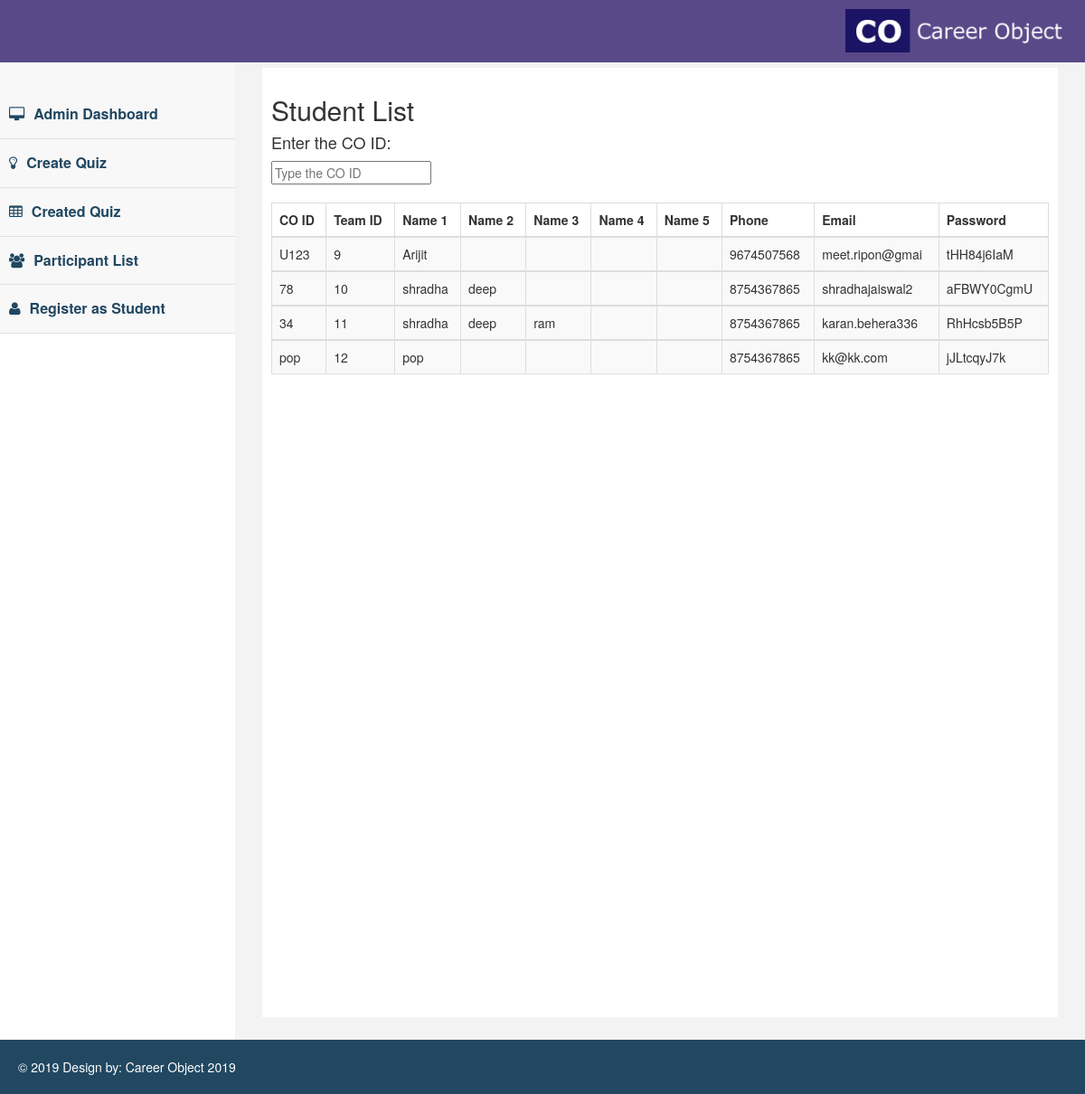
The app's page /student_list.php with its own data.
### tables this page shows
CREATE TABLE `team_data` (
  `team_id` int(11) NOT NULL,
  `trix_id` varchar(30) NOT NULL,
  `team_name` varchar(20) NOT NULL,
  `name_1` varchar(30) NOT NULL,
  `name_2` varchar(30) NOT NULL,
  `name_3` varchar(30) NOT NULL,
  `name_4` varchar(30) NOT NULL,
  `name_5` varchar(30) NOT NULL,
  `email` varchar(15) NOT NULL,
  `phone` varchar(15) NOT NULL,
  `password` varchar(20) NOT NULL
);

### student_list.php (the view, shortened to what this page needs)
<?php
include('header.php');
?>
<body>
        <div id="page-wrapper" >
          <div id="page-inner">
                <div class="row">
                    <div class="col-md-12">
                        <h2>Student List</h2>
                        <h4>Enter the CO ID:</h4>
                        <input type="text" id="myInput" onkeyup="myFunction()" placeholder="Type the CO ID" title="Type in a name">
                       <br><br>
                       <table class="table table-striped table-bordered table-hover" id="myTable">
                            <thead>
                                <tr>
                                    <th>CO ID</th>
                                    <th>Team ID</th>
                                    <th>Name 1</th>
                                    <th>Name 2</th>
                                  	<th>Name 3</th>
                                  	<th>Name 4</th>
                                  	<th>Name 5</th>
                                  	<th>Phone</th>
                                  	<th>Email</th>
                                    <th>Password</th>
                                </tr>
                            </thead>
                          <?php
                              $sql="select * from team_data";
                              foreach ($GLOBALS['db']->query($sql) as $row)
                              {
                          ?>
                            <tbody>
                                <tr>
                                    <td><?php echo $row['trix_id'];?></td>
                                    <td><?php echo $row['team_id'];?></td>
                                    <td><?php echo $row['name_1'];?></td>
                                    <td><?php echo $row['name_2'];?></td>
                                    <td><?php echo $row['name_3'];?></td>
                                    <td><?php echo $row['name_4'];?></td>
                                    <td><?php echo $row['name_5'];?></td>
                                    <td><?php echo $row['phone'];?></td>
                                    <td><?php echo $row['email'];?></td>
                                    <td><?php echo $row['password'];?></td>
                                </tr>
                            </tbody>
                           <?php }?>
                        </table>
                    </div>
                   </div>
              </div>
</body>
<?php include('footer.php');?>

### links.php (shortened to what this page needs)
<!DOCTYPE html>
<html xmlns="http://www.w3.org/1999/xhtml">
<head>
    <link href="assets/css/bootstrap.css" rel="stylesheet" />
    <link href="assets/css/font-awesome.css" rel="stylesheet" />
    <link href="assets/css/custom.css" rel="stylesheet" />
    <link rel="stylesheet" href="https://maxcdn.bootstrapcdn.com/bootstrap/3.3.7/css/bootstrap.min.css">

### header.php
<?php include('links.php');?>
</head>
    <div id="wrapper">
         <div class="navbar navbar-fixed-top" style="background-color: #594988;">
            <div class="adjust-nav">
                <span class="logout-spn" >
                  <a href="#" style="color:#fff;">
					<img src="assets/img/cologo.png" style="max-width: 240px;">
				  </a>
                </span>
            </div>
        </div>
        <nav class="navbar-default navbar-side" role="navigation">
            <div class="sidebar-collapse">
                <ul class="nav" id="main-menu">
                    <li><a href="index.php" ><i class="fa fa-desktop "></i>Admin Dashboard</a></li>
                    <li><a href="create_quiz.php"><i class="fa fa-lightbulb-o  "></i>Create Quiz</a></li>
                    <li><a href="quiz_list.php"><i class="fa fa-table  "></i>Created Quiz</a></li>
                    <li><a href="student_list.php"><i class="fa fa-users"></i>Participant List</a></li>
                    <li><a href="insert_student_list.php"><i class="fa fa-user"></i>Register as Student</a></li>
                </ul>
            </div>
        </nav>

### footer.php
<?php include('links.php');?>
</div>
<div class="footer">
      <div class="row">
      <div class="col-lg-12" >
             &copy;  2019 Design by: <a href="#" style="color:#fff;" target="_blank">Career Object 2019</a>
                </div>
            </div>
        </div>

### assets/css/custom.css (style rules this page uses)
body { font-family: 'Open Sans', sans-serif; line-height:30px; }
#wrapper { width: 100%; margin-top:50px; }
#page-wrapper { padding: 15px 15px; min-height: 600px; background:#F3F3F3; }
#page-inner { width:100%; margin:10px 20px 10px 0px; background-color:#fff!important; padding:10px; min-height:1050px; }
.sidebar-collapse .nav { padding:0; padding-top:50px; }
.sidebar-collapse > .nav > li > a { padding:15px 10px; color: #214761; font-weight: 900; font-size: 16px; }
.sidebar-collapse > .nav > li { border-bottom:1px solid #e1e1e1; }
.navbar-side { border:none; background-color: #fff; }
.nav > li > a > i { margin-right:10px; }
.logout-spn { float:right; color:#fff; font-size:25px; font-weight:800; margin:20px; margin: 10px 25px 10px 50px; }
.logout-spn a { text-decoration:none; }
.footer { background-color:#214761; width:100%; color:#fff; padding:20px 50px 20px 50px; padding-left:20px; }
@media (min-width:768px) { #page-wrapper { margin: 0 0 0 260px; padding: 15px 30px; min-height: 1050px; } }
@media (min-width:768px) { .navbar-side { z-index: 1; position: absolute; width: 260px; } }

### records on screen
team_data: trix "U123", team_id "9", name_1 "Arijit", phone "9674507568", email "meet.ripon@gmai", password "tHH84j6IaM"
team_data: trix "78", team_id "10", name_1 "shradha", name_2 "deep", phone "8754367865", email "shradhajaiswal2", password "aFBWY0CgmU"
team_data: trix "34", team_id "11", name_1 "shradha", name_2 "deep", name_3 "ram", phone "8754367865", email "karan.behera336", password "RhHcsb5B5P"
team_data: trix "pop", team_id "12", name_1 "pop", phone "8754367865", email "kk@kk.com", password "jJLtcqyJ7k"
